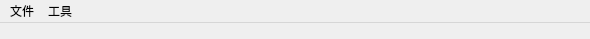
<?xml version="1.0" encoding="UTF-8"?>
<ui version="4.0">
 <class>MainWindow</class>
 <widget class="QMainWindow" name="MainWindow">
  <property name="geometry">
   <rect>
    <x>0</x>
    <y>0</y>
    <width>590</width>
    <height>39</height>
   </rect>
  </property>
  <property name="windowTitle">
   <string>高光谱图像处理</string>
  </property>
  <widget class="QWidget" name="centralWidget">
   <property name="minimumSize">
    <size>
     <width>0</width>
     <height>16</height>
    </size>
   </property>
   <property name="maximumSize">
    <size>
     <width>16777215</width>
     <height>0</height>
    </size>
   </property>
  </widget>
  <widget class="QMenuBar" name="menuBar">
   <property name="geometry">
    <rect>
     <x>0</x>
     <y>0</y>
     <width>590</width>
     <height>23</height>
    </rect>
   </property>
   <widget class="QMenu" name="menu">
    <property name="title">
     <string>文件</string>
    </property>
    <addaction name="actionOpen"/>
    <addaction name="separator"/>
    <addaction name="actionSave"/>
   </widget>
   <widget class="QMenu" name="menu_2">
    <property name="title">
     <string>工具</string>
    </property>
    <addaction name="actionROI"/>
    <addaction name="actionclassify"/>
   </widget>
   <addaction name="menu"/>
   <addaction name="menu_2"/>
  </widget>
  <action name="actionOpen">
   <property name="text">
    <string>打开</string>
   </property>
  </action>
  <action name="actionSave">
   <property name="text">
    <string>保存</string>
   </property>
  </action>
  <action name="actionROI">
   <property name="text">
    <string>ROI提取</string>
   </property>
  </action>
  <action name="actionclassify">
   <property name="text">
    <string>分类</string>
   </property>
  </action>
 </widget>
 <layoutdefault spacing="6" margin="11"/>
 <resources/>
 <connections/>
</ui>
